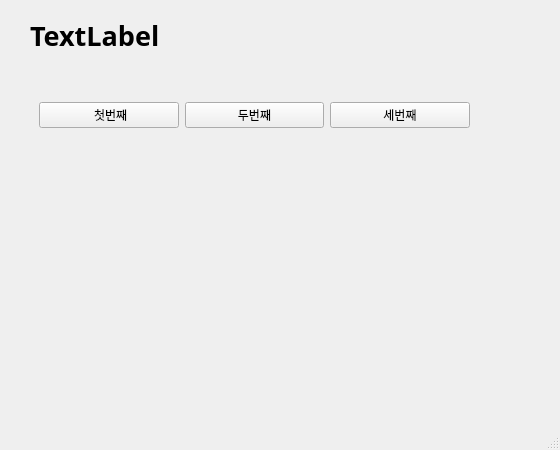
<?xml version="1.0" encoding="UTF-8"?>
<ui version="4.0">
 <class>MainWindow</class>
 <widget class="QMainWindow" name="MainWindow">
  <property name="geometry">
   <rect>
    <x>0</x>
    <y>0</y>
    <width>560</width>
    <height>450</height>
   </rect>
  </property>
  <property name="windowTitle">
   <string>MainWindow</string>
  </property>
  <widget class="QWidget" name="centralwidget">
   <widget class="QWidget" name="horizontalLayoutWidget">
    <property name="geometry">
     <rect>
      <x>39</x>
      <y>80</y>
      <width>431</width>
      <height>71</height>
     </rect>
    </property>
    <layout class="QHBoxLayout" name="horizontalLayout">
     <item>
      <widget class="QPushButton" name="pushButton_2">
       <property name="text">
        <string> 첫번째</string>
       </property>
      </widget>
     </item>
     <item>
      <widget class="QPushButton" name="pushButton">
       <property name="text">
        <string>두번째</string>
       </property>
      </widget>
     </item>
     <item>
      <widget class="QPushButton" name="pushButton_3">
       <property name="text">
        <string>세번째</string>
       </property>
      </widget>
     </item>
    </layout>
   </widget>
   <widget class="QLabel" name="label">
    <property name="geometry">
     <rect>
      <x>30</x>
      <y>10</y>
      <width>441</width>
      <height>51</height>
     </rect>
    </property>
    <property name="font">
     <font>
      <family>맑은 고딕</family>
      <pointsize>20</pointsize>
      <weight>75</weight>
      <bold>true</bold>
     </font>
    </property>
    <property name="text">
     <string>TextLabel</string>
    </property>
   </widget>
  </widget>
  <widget class="QMenuBar" name="menubar">
   <property name="geometry">
    <rect>
     <x>0</x>
     <y>0</y>
     <width>560</width>
     <height>21</height>
    </rect>
   </property>
  </widget>
  <widget class="QStatusBar" name="statusbar"/>
 </widget>
 <resources/>
 <connections>
  <connection>
   <sender>pushButton_2</sender>
   <signal>clicked()</signal>
   <receiver>MainWindow</receiver>
   <slot>firstClick()</slot>
   <hints>
    <hint type="sourcelabel">
     <x>107</x>
     <y>141</y>
    </hint>
    <hint type="destinationlabel">
     <x>147</x>
     <y>221</y>
    </hint>
   </hints>
  </connection>
  <connection>
   <sender>pushButton</sender>
   <signal>clicked()</signal>
   <receiver>MainWindow</receiver>
   <slot>secondClick()</slot>
   <hints>
    <hint type="sourcelabel">
     <x>273</x>
     <y>142</y>
    </hint>
    <hint type="destinationlabel">
     <x>300</x>
     <y>237</y>
    </hint>
   </hints>
  </connection>
  <connection>
   <sender>pushButton_3</sender>
   <signal>clicked()</signal>
   <receiver>MainWindow</receiver>
   <slot>thirdClick()</slot>
   <hints>
    <hint type="sourcelabel">
     <x>444</x>
     <y>147</y>
    </hint>
    <hint type="destinationlabel">
     <x>460</x>
     <y>274</y>
    </hint>
   </hints>
  </connection>
 </connections>
 <slots>
  <slot>firstClick()</slot>
  <slot>secondClick()</slot>
  <slot>thirdClick()</slot>
 </slots>
</ui>
